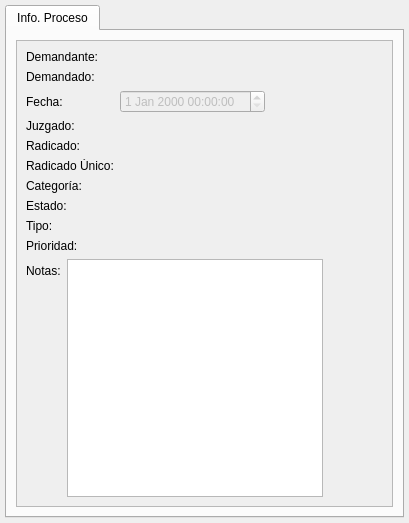
<?xml version="1.0" encoding="UTF-8"?>
<ui version="4.0">
 <class>VerProceso</class>
 <widget class="QWidget" name="VerProceso">
  <property name="geometry">
   <rect>
    <x>0</x>
    <y>0</y>
    <width>409</width>
    <height>523</height>
   </rect>
  </property>
  <property name="sizePolicy">
   <sizepolicy hsizetype="Preferred" vsizetype="Expanding">
    <horstretch>0</horstretch>
    <verstretch>0</verstretch>
   </sizepolicy>
  </property>
  <property name="minimumSize">
   <size>
    <width>350</width>
    <height>450</height>
   </size>
  </property>
  <property name="windowTitle">
   <string>Ver Proceso</string>
  </property>
  <layout class="QGridLayout" name="gridLayout_2">
   <property name="margin">
    <number>5</number>
   </property>
   <item row="0" column="0">
    <widget class="QTabWidget" name="tabWidget">
     <property name="minimumSize">
      <size>
       <width>375</width>
       <height>490</height>
      </size>
     </property>
     <property name="currentIndex">
      <number>0</number>
     </property>
     <widget class="QWidget" name="tabProceso">
      <property name="minimumSize">
       <size>
        <width>370</width>
        <height>430</height>
       </size>
      </property>
      <property name="sizeIncrement">
       <size>
        <width>0</width>
        <height>0</height>
       </size>
      </property>
      <attribute name="title">
       <string>Info. Proceso</string>
      </attribute>
      <layout class="QGridLayout" name="gridLayout">
       <item row="0" column="0">
        <widget class="QScrollArea" name="scrollArea">
         <property name="minimumSize">
          <size>
           <width>350</width>
           <height>400</height>
          </size>
         </property>
         <property name="widgetResizable">
          <bool>true</bool>
         </property>
         <widget class="QWidget" name="scrollAreaWidgetContents">
          <property name="geometry">
           <rect>
            <x>0</x>
            <y>0</y>
            <width>351</width>
            <height>455</height>
           </rect>
          </property>
          <property name="minimumSize">
           <size>
            <width>0</width>
            <height>399</height>
           </size>
          </property>
          <layout class="QVBoxLayout" name="verticalLayout">
           <item>
            <layout class="QFormLayout" name="formLayout">
             <property name="fieldGrowthPolicy">
              <enum>QFormLayout::ExpandingFieldsGrow</enum>
             </property>
             <property name="rightMargin">
              <number>10</number>
             </property>
             <item row="0" column="0">
              <widget class="QLabel" name="lbl1">
               <property name="sizePolicy">
                <sizepolicy hsizetype="Fixed" vsizetype="Preferred">
                 <horstretch>0</horstretch>
                 <verstretch>0</verstretch>
                </sizepolicy>
               </property>
               <property name="text">
                <string>Demandante:</string>
               </property>
              </widget>
             </item>
             <item row="0" column="1">
              <widget class="QLabel" name="lblDemandante">
               <property name="toolTip">
                <string>El nombre del demandante</string>
               </property>
               <property name="statusTip">
                <string>El nombre del demandante</string>
               </property>
               <property name="text">
                <string/>
               </property>
              </widget>
             </item>
             <item row="1" column="0">
              <widget class="QLabel" name="lbl2">
               <property name="sizePolicy">
                <sizepolicy hsizetype="Fixed" vsizetype="Preferred">
                 <horstretch>0</horstretch>
                 <verstretch>0</verstretch>
                </sizepolicy>
               </property>
               <property name="text">
                <string>Demandado:</string>
               </property>
              </widget>
             </item>
             <item row="1" column="1">
              <widget class="QLabel" name="lblDemandado">
               <property name="toolTip">
                <string>El nombre del demandado</string>
               </property>
               <property name="statusTip">
                <string>El nombre del demandado</string>
               </property>
               <property name="text">
                <string/>
               </property>
              </widget>
             </item>
             <item row="2" column="0">
              <widget class="QLabel" name="lbl3">
               <property name="sizePolicy">
                <sizepolicy hsizetype="Fixed" vsizetype="Preferred">
                 <horstretch>0</horstretch>
                 <verstretch>0</verstretch>
                </sizepolicy>
               </property>
               <property name="text">
                <string>Fecha:</string>
               </property>
              </widget>
             </item>
             <item row="2" column="1">
              <widget class="QDateTimeEdit" name="dteFecha">
               <property name="enabled">
                <bool>false</bool>
               </property>
               <property name="toolTip">
                <string>La fecha de creación del proceso</string>
               </property>
               <property name="statusTip">
                <string>La fecha de creación del proceso</string>
               </property>
              </widget>
             </item>
             <item row="3" column="0">
              <widget class="QLabel" name="lbl4">
               <property name="sizePolicy">
                <sizepolicy hsizetype="Fixed" vsizetype="Preferred">
                 <horstretch>0</horstretch>
                 <verstretch>0</verstretch>
                </sizepolicy>
               </property>
               <property name="text">
                <string>Juzgado:</string>
               </property>
              </widget>
             </item>
             <item row="3" column="1">
              <widget class="QLabel" name="lblJuzgado">
               <property name="toolTip">
                <string>El nombre del juzgado del proceso</string>
               </property>
               <property name="statusTip">
                <string>El nombre del juzgado del proceso</string>
               </property>
               <property name="text">
                <string/>
               </property>
              </widget>
             </item>
             <item row="4" column="0">
              <widget class="QLabel" name="lbl5">
               <property name="sizePolicy">
                <sizepolicy hsizetype="Fixed" vsizetype="Preferred">
                 <horstretch>0</horstretch>
                 <verstretch>0</verstretch>
                </sizepolicy>
               </property>
               <property name="text">
                <string>Radicado:</string>
               </property>
              </widget>
             </item>
             <item row="4" column="1">
              <widget class="QLabel" name="lblRadicado">
               <property name="toolTip">
                <string>El radicado del proceso</string>
               </property>
               <property name="statusTip">
                <string>El radicado del proceso</string>
               </property>
               <property name="text">
                <string/>
               </property>
              </widget>
             </item>
             <item row="5" column="0">
              <widget class="QLabel" name="lbl6">
               <property name="sizePolicy">
                <sizepolicy hsizetype="Fixed" vsizetype="Preferred">
                 <horstretch>0</horstretch>
                 <verstretch>0</verstretch>
                </sizepolicy>
               </property>
               <property name="text">
                <string>Radicado Único:</string>
               </property>
              </widget>
             </item>
             <item row="5" column="1">
              <widget class="QLabel" name="lblRadicadoUnico">
               <property name="toolTip">
                <string>El radicado único del proceso</string>
               </property>
               <property name="statusTip">
                <string>El radicado único del proceso</string>
               </property>
               <property name="text">
                <string/>
               </property>
              </widget>
             </item>
             <item row="6" column="0">
              <widget class="QLabel" name="lbl7">
               <property name="text">
                <string>Categoría:</string>
               </property>
              </widget>
             </item>
             <item row="6" column="1">
              <widget class="QLabel" name="lblCategoria">
               <property name="toolTip">
                <string>La categoría donde está el proceso</string>
               </property>
               <property name="statusTip">
                <string>La categoría donde está el proceso</string>
               </property>
               <property name="text">
                <string/>
               </property>
              </widget>
             </item>
             <item row="7" column="0">
              <widget class="QLabel" name="lbl8">
               <property name="text">
                <string>Estado:</string>
               </property>
              </widget>
             </item>
             <item row="7" column="1">
              <widget class="QLabel" name="lblEstado">
               <property name="toolTip">
                <string>El estado del proceso</string>
               </property>
               <property name="statusTip">
                <string>El estado del proceso</string>
               </property>
               <property name="text">
                <string/>
               </property>
              </widget>
             </item>
             <item row="8" column="0">
              <widget class="QLabel" name="lbl9">
               <property name="text">
                <string>Tipo:</string>
               </property>
              </widget>
             </item>
             <item row="8" column="1">
              <widget class="QLabel" name="lblTipo">
               <property name="toolTip">
                <string>El tipo de proceso</string>
               </property>
               <property name="statusTip">
                <string>El tipo de proceso</string>
               </property>
               <property name="text">
                <string/>
               </property>
              </widget>
             </item>
             <item row="9" column="0">
              <widget class="QLabel" name="lbl11">
               <property name="text">
                <string>Prioridad:</string>
               </property>
              </widget>
             </item>
             <item row="9" column="1">
              <widget class="QLabel" name="lblPrioridad">
               <property name="toolTip">
                <string>La prioridad del proceso</string>
               </property>
               <property name="statusTip">
                <string>La prioridad del proceso</string>
               </property>
               <property name="text">
                <string/>
               </property>
              </widget>
             </item>
            </layout>
           </item>
           <item>
            <layout class="QFormLayout" name="formLayout_2">
             <property name="fieldGrowthPolicy">
              <enum>QFormLayout::FieldsStayAtSizeHint</enum>
             </property>
             <item row="0" column="0">
              <widget class="QLabel" name="lbl10">
               <property name="text">
                <string>Notas:</string>
               </property>
              </widget>
             </item>
             <item row="0" column="1">
              <widget class="QTextBrowser" name="lblNotas"/>
             </item>
            </layout>
           </item>
          </layout>
         </widget>
        </widget>
       </item>
      </layout>
     </widget>
    </widget>
   </item>
  </layout>
 </widget>
 <resources/>
 <connections/>
</ui>
